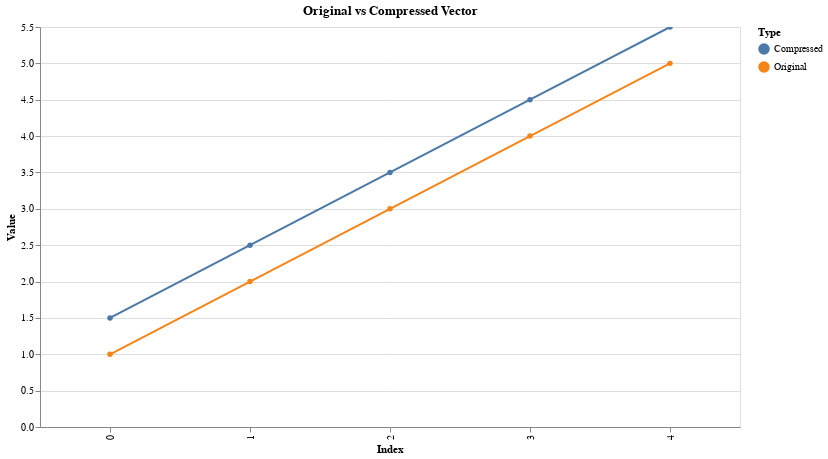

The code cell stored with this chart in its notebook:
### Markdown cell above
# Allowed Libraries for Compressed Vector plotting

Even tho there is many libraries which will not allow a compressed vector as a parameter to plot, we can still use some of them which do not expect our vector to be numpy, and allows us to plot it without losing the compression.

## Altair

### Code cell
from cv_visualization import CompressedVector as cv
import numpy as np

original_vector = np.array([1.0, 2.0, 3.0, 4.0, 5.0], dtype=np.float32)

# first we build the compressed vector, using the decimal places and int width desired (and appropiate for it)
compressed_vector = cv(
    decimal_places=4,
    int_width=32
)

# then, we create the vector with the original data size
compressed_vector.create_vector(len(original_vector))

# fill the vector with the original data
compressed_vector.fill_from_vector(original_vector)

import altair as alt
import pandas as pd

# move the compressed vector a bit
for i in range(len(compressed_vector)):
    compressed_vector[i] += 0.5

# Prepare data for plotting
df = pd.DataFrame({
    'Index': range(len(original_vector)),
    'Original': original_vector,
    'Compressed': list(compressed_vector)
})

# Melt the dataframe for Altair
df_melted = df.melt(id_vars='Index', value_vars=['Original', 'Compressed'], var_name='Type', value_name='Value')

chart = alt.Chart(df_melted).mark_line(point=True).encode(
    x='Index:O',
    y='Value:Q',
    color='Type:N'
).properties(
    title='Original vs Compressed Vector'
).interactive()
chart = chart.properties(width=700, height=400)
chart

### Figure 1 — Vega-Lite specification as saved in the notebook (floating-point values rounded to 4 significant figures)
{"config": {"view": {"continuousWidth": 300, "continuousHeight": 300}}, "data": {"name": "data-4b027b941aad02078f18ab18895f3ef0"}, "mark": {"type": "line", "point": true}, "encoding": {"color": {"field": "Type", "type": "nominal"}, "x": {"field": "Index", "type": "ordinal"}, "y": {"field": "Value", "type": "quantitative"}}, "height": 400, "params": [{"name": "param_1", "select": {"type": "interval", "encodings": ["x", "y"]}, "bind": "scales"}], "title": "Original vs Compressed Vector", "width": 700, "$schema": "https://vega.github.io/schema/vega-lite/v5.20.1.json", "datasets": {"data-4b027b941aad02078f18ab18895f3ef0": [{"Index": 0, "Type": "Original", "Value": 1.0}, {"Index": 1, "Type": "Original", "Value": 2.0}, {"Index": 2, "Type": "Original", "Value": 3.0}, {"Index": 3, "Type": "Original", "Value": 4.0}, {"Index": 4, "Type": "Original", "Value": 5.0}, {"Index": 0, "Type": "Compressed", "Value": 1.5}, {"Index": 1, "Type": "Compressed", "Value": 2.5}, {"Index": 2, "Type": "Compressed", "Value": 3.5}, {"Index": 3, "Type": "Compressed", "Value": 4.5}, {"Index": 4, "Type": "Compressed", "Value": 5.5}]}}
